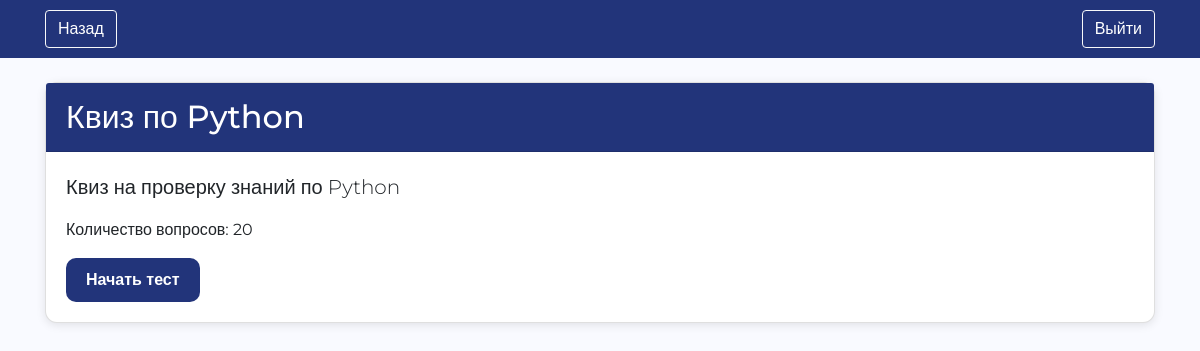
Screenshot of /quiz/80/ (signed in) with the database file from the repository.
### courses/models.py (models this page shows, shortened)
class Quiz(models.Model):
    title = models.CharField(max_length=255)
    description = models.TextField(blank=True, null=True, verbose_name='Описание квиза')
    stars = models.IntegerField(default=1, verbose_name='Звездочки за квиз')
    assigned_students = models.ManyToManyField('Student', related_name='assigned_quizzes', blank=True, verbose_name='Назначенные студенты')
    is_active = models.BooleanField(default=False, verbose_name='Активен')

### courses/views.py (the view)
# urls.py: path('quiz/<int:quiz_id>/', views.quiz_detail, name='quiz_detail'),
@login_required
def quiz_detail(request, quiz_id):
    quiz = get_object_or_404(Quiz, id=quiz_id)
    questions = quiz.questions.all()
    result = QuizResult.objects.filter(user=request.user, quiz=quiz).first()
    percent = None
    date_taken = None
    if result and result.total_questions:
        percent = int((result.score / result.total_questions) * 100)
        date_taken = result.date_taken
    context = {
        'quiz': quiz,
        'questions': questions,
        'result': result,
        'percent': percent,
        'date_taken': date_taken
    }
    return render(request, 'courses/quiz_detail.html', context)

### courses/templates/courses/quiz_detail.html (shortened to what this page needs)
{% load static %}
<!DOCTYPE html>
<html lang="ru">
<head>
    <link rel="stylesheet" href="https://stackpath.bootstrapcdn.com/bootstrap/4.5.2/css/bootstrap.min.css">
</head>
<body>
    <header class="navbar navbar-dark">
        <div class="container">
            <button class="btn btn-outline-light" onclick="window.history.back();">Назад</button>
            <a href="{% url 'logout' %}" class="btn btn-outline-light">Выйти</a>
        </div>
    </header>
    <div class="container mt-4">
        <div class="row">
            <div class="col-md-12">
                <div class="card">
                    <div class="card-header">
                        <h2 class="mb-0">{{ quiz.title }}</h2>
                    </div>
                    <div class="card-body">
                        {% if result %}
                            <div class="alert alert-info">
                                <h4>Ваш результат: {{ percent }}%</h4>
                                <p>Правильных ответов: {{ result.score }} из {{ result.total_questions }}</p>
                                <p>Дата прохождения: {{ date_taken|date:"d.m.Y H:i" }}</p>
                            </div>
                        {% else %}
                            <p class="lead">{{ quiz.description }}</p>
                            <p>Количество вопросов: {{ questions.count }}</p>
                            <a href="{% url 'start_quiz' quiz.id %}" class="btn btn-primary">Начать тест</a>
                        {% endif %}
                    </div>
                </div>
            </div>
        </div>
    </div>
</body>
</html>

### courses/templates/courses/quiz_detail.html (style rules this page uses)
body { font-family: 'Montserrat', sans-serif; background-color: #f9faff; }
.navbar { background-color: #22347a; padding: 10px 20px; }
.navbar-brand, .btn-outline-light { color: #ffffff; }
.card { background-color: #ffffff; border-radius: 12px; box-shadow: 0 2px 10px rgba(0, 0, 0, 0.1); margin-bottom: 20px; }
.card-header { background-color: #22347a; color: white; font-weight: 600; font-size: 18px; border-radius: 12px 12px 0 0; padding: 15px 20px; }
.card-body { padding: 20px; }
.btn-primary { background-color: #22347a; border: none; padding: 10px 20px; font-size: 16px; font-weight: 600; border-radius: 10px; }

### rows the page displays
Quiz: title "Квиз по Python", description "Квиз на проверку знаний по Python", count "20"
